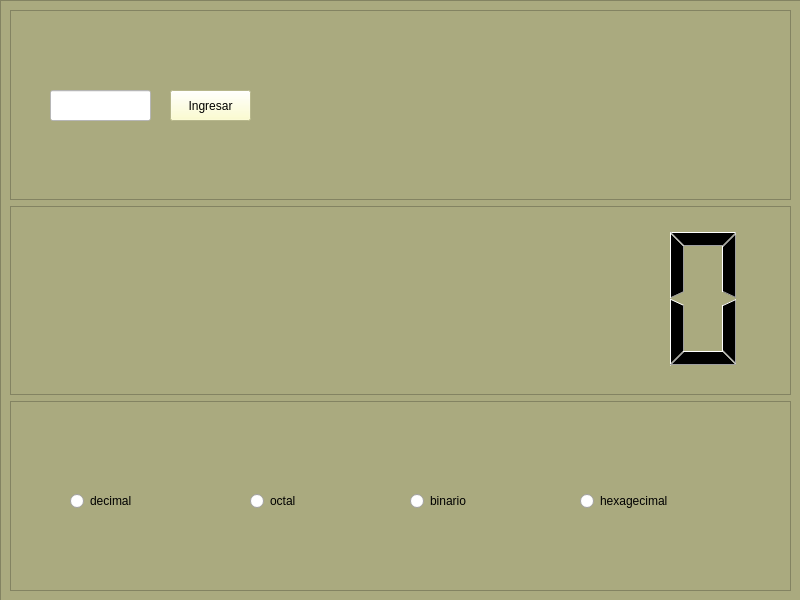
<?xml version="1.0" encoding="UTF-8"?>
<ui version="4.0">
 <class>MainWindow</class>
 <widget class="QMainWindow" name="MainWindow">
  <property name="geometry">
   <rect>
    <x>0</x>
    <y>0</y>
    <width>800</width>
    <height>600</height>
   </rect>
  </property>
  <property name="windowTitle">
   <string>MainWindow</string>
  </property>
  <widget class="QWidget" name="centralwidget">
   <widget class="QFrame" name="frame">
    <property name="geometry">
     <rect>
      <x>0</x>
      <y>0</y>
      <width>801</width>
      <height>601</height>
     </rect>
    </property>
    <property name="styleSheet">
     <string notr="true">

QFrame {
	background-color: rgb(170, 170, 127);
}

</string>
    </property>
    <property name="frameShape">
     <enum>QFrame::StyledPanel</enum>
    </property>
    <property name="frameShadow">
     <enum>QFrame::Raised</enum>
    </property>
    <layout class="QVBoxLayout" name="verticalLayout">
     <item>
      <widget class="QFrame" name="frame_2">
       <property name="styleSheet">
        <string notr="true"/>
       </property>
       <property name="frameShape">
        <enum>QFrame::StyledPanel</enum>
       </property>
       <property name="frameShadow">
        <enum>QFrame::Raised</enum>
       </property>
       <widget class="QLineEdit" name="lineEdit">
        <property name="geometry">
         <rect>
          <x>40</x>
          <y>80</y>
          <width>101</width>
          <height>31</height>
         </rect>
        </property>
        <property name="styleSheet">
         <string notr="true">background-color: #ffffff</string>
        </property>
       </widget>
       <widget class="QPushButton" name="pushButton">
        <property name="geometry">
         <rect>
          <x>160</x>
          <y>80</y>
          <width>81</width>
          <height>31</height>
         </rect>
        </property>
        <property name="styleSheet">
         <string notr="true">QPushButton {
	font: 900 italic 9pt &quot;Segoe UI&quot;;
	background-color: rgb(255, 255, 194);
}</string>
        </property>
        <property name="text">
         <string>Ingresar</string>
        </property>
       </widget>
       <widget class="QLabel" name="label">
        <property name="geometry">
         <rect>
          <x>530</x>
          <y>30</y>
          <width>151</width>
          <height>141</height>
         </rect>
        </property>
        <property name="text">
         <string/>
        </property>
        <property name="pixmap">
         <pixmap>../../images/yo.jpeg</pixmap>
        </property>
        <property name="scaledContents">
         <bool>true</bool>
        </property>
       </widget>
      </widget>
     </item>
     <item>
      <widget class="QFrame" name="frame_3">
       <property name="frameShape">
        <enum>QFrame::StyledPanel</enum>
       </property>
       <property name="frameShadow">
        <enum>QFrame::Raised</enum>
       </property>
       <widget class="QLCDNumber" name="lcdNumber">
        <property name="geometry">
         <rect>
          <x>330</x>
          <y>2</y>
          <width>411</width>
          <height>181</height>
         </rect>
        </property>
        <property name="frameShape">
         <enum>QFrame::NoFrame</enum>
        </property>
       </widget>
      </widget>
     </item>
     <item>
      <widget class="QFrame" name="frame_4">
       <property name="frameShape">
        <enum>QFrame::StyledPanel</enum>
       </property>
       <property name="frameShadow">
        <enum>QFrame::Raised</enum>
       </property>
       <widget class="QRadioButton" name="radioButton">
        <property name="geometry">
         <rect>
          <x>60</x>
          <y>90</y>
          <width>89</width>
          <height>20</height>
         </rect>
        </property>
        <property name="styleSheet">
         <string notr="true">font: 900 italic 9pt &quot;Segoe UI&quot;;</string>
        </property>
        <property name="text">
         <string>decimal</string>
        </property>
       </widget>
       <widget class="QRadioButton" name="radioButton_2">
        <property name="geometry">
         <rect>
          <x>240</x>
          <y>90</y>
          <width>51</width>
          <height>20</height>
         </rect>
        </property>
        <property name="styleSheet">
         <string notr="true">font: 900 italic 9pt &quot;Segoe UI&quot;;</string>
        </property>
        <property name="text">
         <string>octal</string>
        </property>
       </widget>
       <widget class="QRadioButton" name="radioButton_3">
        <property name="geometry">
         <rect>
          <x>400</x>
          <y>90</y>
          <width>61</width>
          <height>20</height>
         </rect>
        </property>
        <property name="styleSheet">
         <string notr="true">font: 900 italic 9pt &quot;Segoe UI&quot;;</string>
        </property>
        <property name="text">
         <string>binario</string>
        </property>
       </widget>
       <widget class="QRadioButton" name="radioButton_4">
        <property name="geometry">
         <rect>
          <x>570</x>
          <y>90</y>
          <width>89</width>
          <height>20</height>
         </rect>
        </property>
        <property name="styleSheet">
         <string notr="true">font: 900 italic 9pt &quot;Segoe UI&quot;;</string>
        </property>
        <property name="text">
         <string>hexagecimal</string>
        </property>
       </widget>
      </widget>
     </item>
    </layout>
   </widget>
  </widget>
 </widget>
 <resources/>
 <connections/>
</ui>
